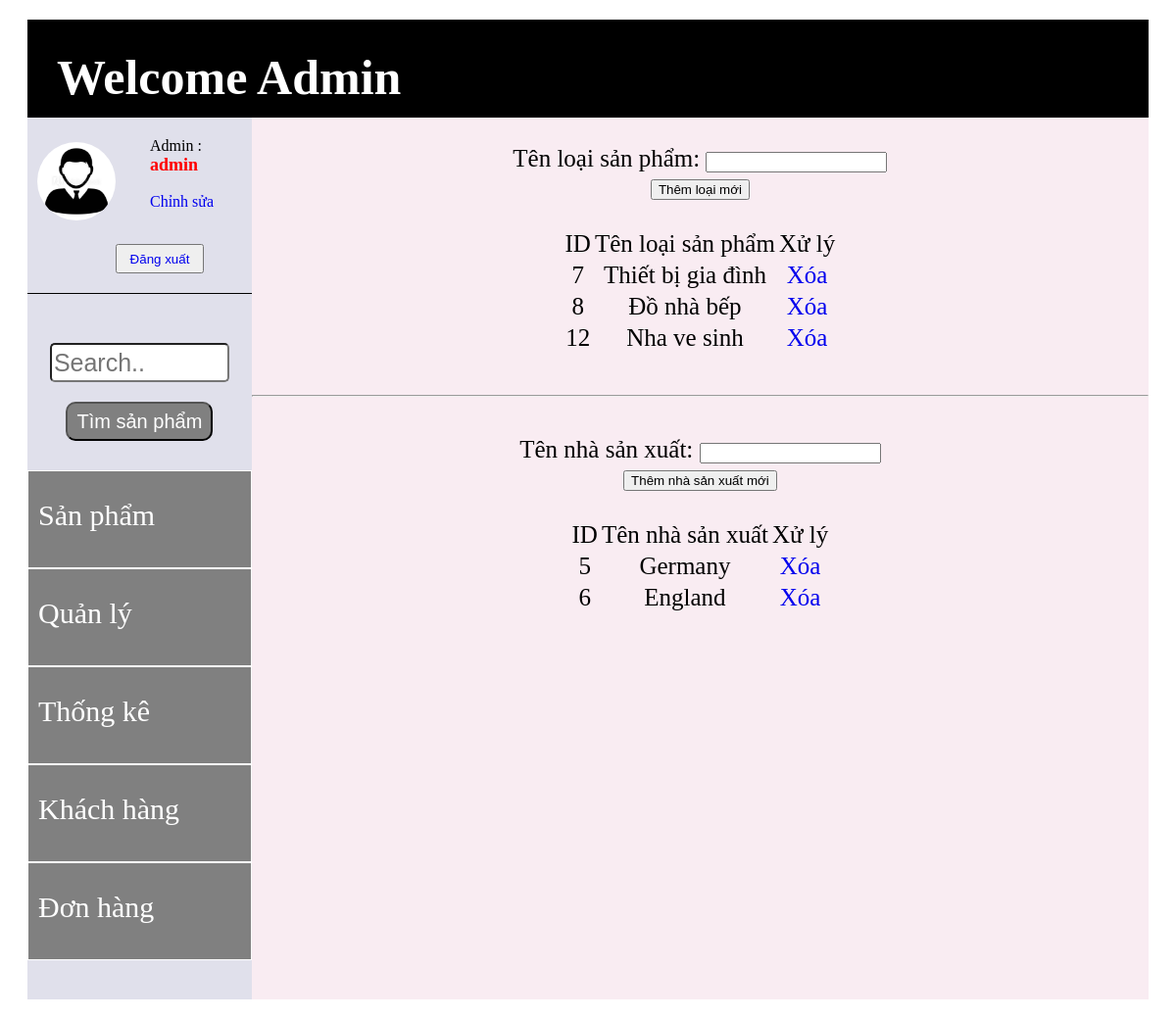
The app's page /admin/admin.php?show=1 (signed in) with its own data.
### tables this page shows
CREATE TABLE `loai_san_pham` (
  `id_loai_san_pham` int(11) NOT NULL,
  `ten_loai_san_pham` varchar(200) NOT NULL
);

CREATE TABLE `nha_san_xuat` (
  `id_nha_san_xuat` int(11) NOT NULL,
  `ten_nha_san_xuat` varchar(200) NOT NULL
);

### admin/nhom_sp.php (the view, shortened to what this page needs)
    <div id="div_mid" style="font-size: 25px;">
        <div id="div_mid_1"><br>
            <form action="xulythemloai_sp.php" method="post">
                Tên loại sản phẩm: <input type="text" name="loai_sp"><br>
                <input type="submit" value="Thêm loại mới">
            </form><br>
<?php
            $strQueryLoaiSP = "select * from loai_san_pham";
            $resultLoaiSP = mysqli_query($con, $strQueryLoaiSP);
            if (mysqli_num_rows($resultLoaiSP) > 0) {
?>
                <table align="center">
                    <tr>
                        <td>ID</td>
                        <td>Tên loại sản phẩm </td>
                        <td>Xử lý</td>
                    </tr>
<?php
                while ($rowLoaiSP = mysqli_fetch_array($resultLoaiSP)) {
?>
                    <tr>
                        <td><?php echo $rowLoaiSP['id_loai_san_pham']; ?></td>
                        <td><?php echo $rowLoaiSP['ten_loai_san_pham']; ?></td>
                        <td><a href="xoa_loaisp.php?id_loaisp=<?php echo $rowLoaiSP['id_loai_san_pham']; ?>">Xóa</a></td>
                    </tr>
<?php
                }
            }else{
                echo "Không tìm thấy loại sản phẩm nào !!!";
            }
?>
                </table>
        </div><br><hr><br>
        <div id="div_mid_2">
            <form action="xulythemnsx.php" method="post">
                Tên nhà sản xuất: <input type="text" name="nsx"><br>
                <input type="submit" value="Thêm nhà sản xuất mới">
            </form><br>
<?php
            $strQueryNSX = "select * from nha_san_xuat";
            $resultNSX = mysqli_query($con, $strQueryNSX);
            if (mysqli_num_rows($resultNSX) > 0) {
?>
                <table align="center">
                    <tr>
                        <td>ID</td>
                        <td>Tên nhà sản xuất </td>
                        <td colspan="2">Xử lý</td>
                    </tr>
<?php
                while ($rowNSX = mysqli_fetch_array($resultNSX)) {
?>
                    <tr>
                        <td><?php echo $rowNSX['id_nha_san_xuat']; ?></td>
                        <td><?php echo $rowNSX['ten_nha_san_xuat']; ?></td>
                        <td><a href="xoa_nsx.php?id_nhasx=<?php echo $rowNSX['id_nha_san_xuat']; ?>">Xóa</a></td>
                    </tr>
<?php
                }
            }else{
                echo "Không tìm thấy nhà sản xuất nào !!!";
            }
?>
                </table>
        </div>
    </div>

### admin/admin.php (shortened to what this page needs)
<?php
    include "../open.php";
    $id_ad = $_SESSION['id_ad'];
    $strQueryAD = "select * from admin where id_ad = '$id_ad'";
    $resultAD = mysqli_query($con, $strQueryAD);
    $rowAD = mysqli_fetch_array($resultAD);
?>
<!DOCTYPE html>
<html>
<head>
	<link rel="stylesheet" href="https://maxcdn.bootstrapcdn.com/font-awesome/4.4.0/css/font-awesome.min.css" />
	<link rel="stylesheet" type="text/css" href="../Css/adminCss.css">
</head>
<body>
	<div id="container_admin">
		<div id="div_admin_1"><a href="admin.php">Welcome Admin</a></div>
		<div id="div_admin_2">
			<div id="div_admin_2_1">
				<div id="thong_tin_admin">
					<div id="img_admin">
<?php
			if($rowAD['anh_ad'] == null) {
?>
				<img src="../img/iconad.jpg" width="80px" style="border-radius: 100%;">
<?php
			}else {
?>
				<img src="../img/<?php echo $rowAD['anh_ad']; ?>" width="80px" style="border-radius: 100%;">
<?php
			}
?>
					</div>
					<div id="name_admin">Admin : <br><span id="span_name_ad"><?php echo $rowAD['ho_ten_ad']; ?></span><br><br>
						<span><a href="admin.php?show=update">Chỉnh sửa</a></span>
					</div>
					<button id="button_thong_tin"><a href="../dangxuat.php">Đăng xuất</a></button>
				</div>
				<div id="search_admin">
					<form id="form_search_admin">
						<input type="text" name="search_sp" placeholder="Search..">
						<button>Tìm sản phẩm</button>
					</form>
				</div>
				<div id="menu_admin">
					<div id="menu_admin_1" class="menu_admin_mini"><a href="admin.php">Sản phẩm</a></div>
					<div id="menu_admin_2" class="menu_admin_mini"><a href="admin.php?show=1">Quản lý</a></div>
					<div id="menu_admin_3" class="menu_admin_mini"><a href="admin.php?show=2">Thống kê</a></div>
					<div id="menu_admin_4" class="menu_admin_mini"><a href="admin.php?show=3">Khách hàng</a></div>
					<div id="menu_admin_5" class="menu_admin_mini"><a href="admin.php?show=4">Đơn hàng</a></div>
				</div>
			</div>
			<div id="div_admin_2_2">
<?php
	if (isset($_GET['show'])) {
		$show = $_GET['show'];
		switch ($show) {
			case 1:
				include "nhom_sp.php";
				break;
		}
	}
	else {
		include "quan_ly_sp.php";
	}
?>
			</div>
		</div>
	</div>
</body>
</html>

### Css/adminCss.css (style rules this page uses)
* { box-sizing: border-box; }
a { text-decoration: none; }
#container_admin { margin: 20px; }
#div_admin_1 { width: 100%; height: 100px; background: black; font-size: 50px; font-weight: bold; padding: 30px; }
#div_admin_1 a { color: white; text-decoration: none; }
#div_admin_2 { width: 100%; height: 900px; }
#div_admin_2_1 { width: 20%; height: 100%; float: left; }
#thong_tin_admin { width: 100%; height: 20%; background: #e0e0eb; position: relative; border-bottom: 1px solid; }
#img_admin { width: 80px; height: 80px; border: 1px; border-radius: 100%; position: absolute; top: 25px; left: 10px; }
#name_admin { width: 100px; height: 50px; position: absolute; left: 125px; top: 20px; }
#span_name_ad { color: red; font-size: 18px; font-weight: bold; }
#button_thong_tin { position: absolute; width: 90px; height: 30px; left: 90px; bottom: 20px; }
#search_admin { width: 100%; height: 20%; background: #e0e0eb; }
#form_search_admin { padding-top: 50px; text-align: center; }
#form_search_admin input { width: 80%; height: 40px; margin-bottom: 20px; font-size: 25px; border-radius: 5px; }
#form_search_admin button { color: white; font-size: 20px; width: 150px; height: 40px; background: grey; border-radius: 10px; }
#menu_admin { width: 100%; height: 60%; background: #e0e0eb; }
#div_admin_2_2 { width: 80%; height: 100%; float: left; background: #f9ecf2; text-align: center; }
.menu_admin_mini a { background: grey; color: white; display: block; width: 100%; height: 100px; padding-top: 20px; border: 1px solid; font-size: 30px; padding-left: 10px; line-height: 50px; }

### records on screen
loai_san_pham: id_loai_san_pham "7", ten_loai_san_pham "Thiết bị gia đình"
loai_san_pham: id_loai_san_pham "8", ten_loai_san_pham "Đồ nhà bếp"
loai_san_pham: id_loai_san_pham "12", ten_loai_san_pham "Nha ve sinh"
nha_san_xuat: id_nha_san_xuat "5", ten_nha_san_xuat "Germany"
nha_san_xuat: id_nha_san_xuat "6", ten_nha_san_xuat "England"

### other values on screen
$rowAD['ho_ten_ad'] "admin"
